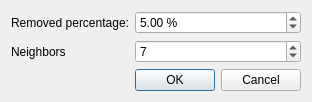
<ui version="4.0" >
 <class>OutlierRemovalDialog</class>
 <widget class="QDialog" name="OutlierRemovalDialog" >
  <property name="geometry" >
   <rect>
    <x>0</x>
    <y>0</y>
    <width>264</width>
    <height>96</height>
   </rect>
  </property>
  <property name="windowTitle" >
   <string>Dialog</string>
  </property>
  <layout class="QFormLayout" name="formLayout" >
   <property name="fieldGrowthPolicy" >
    <enum>QFormLayout::AllNonFixedFieldsGrow</enum>
   </property>
   <item row="0" column="0" >
    <widget class="QLabel" name="label" >
     <property name="text" >
      <string>Removed percentage:</string>
     </property>
    </widget>
   </item>
   <item row="0" column="1" >
    <widget class="QDoubleSpinBox" name="m_inputPercentage" >
     <property name="suffix" >
      <string> %</string>
     </property>
     <property name="minimum" >
      <double>1.000000000000000</double>
     </property>
     <property name="maximum" >
      <double>100.000000000000000</double>
     </property>
     <property name="value" >
      <double>5.000000000000000</double>
     </property>
    </widget>
   </item>
   <item row="1" column="0" >
    <widget class="QLabel" name="label_2" >
     <property name="text" >
      <string>Neighbors</string>
     </property>
    </widget>
   </item>
   <item row="1" column="1" >
    <widget class="QSpinBox" name="m_inputNbNeighbors" >
     <property name="maximum" >
      <number>9999</number>
     </property>
     <property name="value" >
      <number>7</number>
     </property>
    </widget>
   </item>
   <item row="2" column="1" >
    <widget class="QDialogButtonBox" name="buttonBox" >
     <property name="orientation" >
      <enum>Qt::Horizontal</enum>
     </property>
     <property name="standardButtons" >
      <set>QDialogButtonBox::Cancel|QDialogButtonBox::Ok</set>
     </property>
    </widget>
   </item>
  </layout>
 </widget>
 <resources/>
 <connections>
  <connection>
   <sender>buttonBox</sender>
   <signal>accepted()</signal>
   <receiver>OutlierRemovalDialog</receiver>
   <slot>accept()</slot>
   <hints>
    <hint type="sourcelabel" >
     <x>248</x>
     <y>254</y>
    </hint>
    <hint type="destinationlabel" >
     <x>157</x>
     <y>274</y>
    </hint>
   </hints>
  </connection>
  <connection>
   <sender>buttonBox</sender>
   <signal>rejected()</signal>
   <receiver>OutlierRemovalDialog</receiver>
   <slot>reject()</slot>
   <hints>
    <hint type="sourcelabel" >
     <x>316</x>
     <y>260</y>
    </hint>
    <hint type="destinationlabel" >
     <x>286</x>
     <y>274</y>
    </hint>
   </hints>
  </connection>
 </connections>
</ui>
